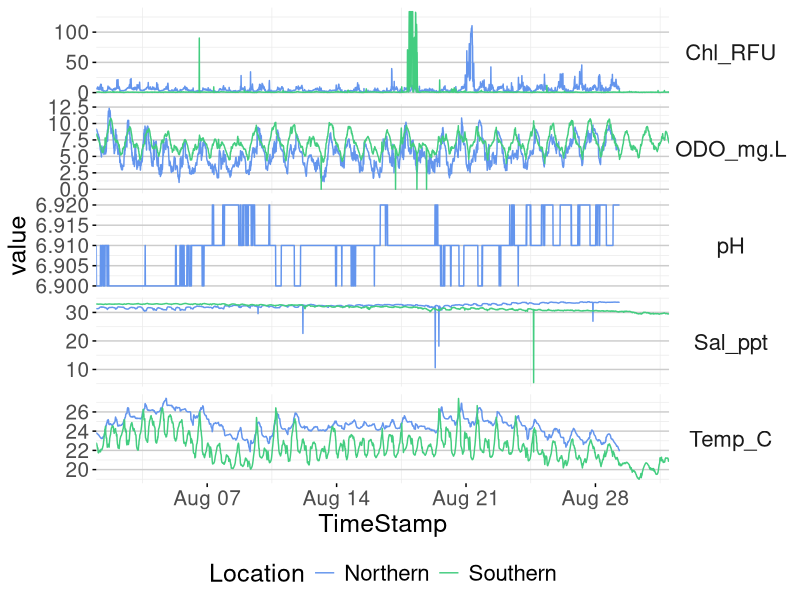
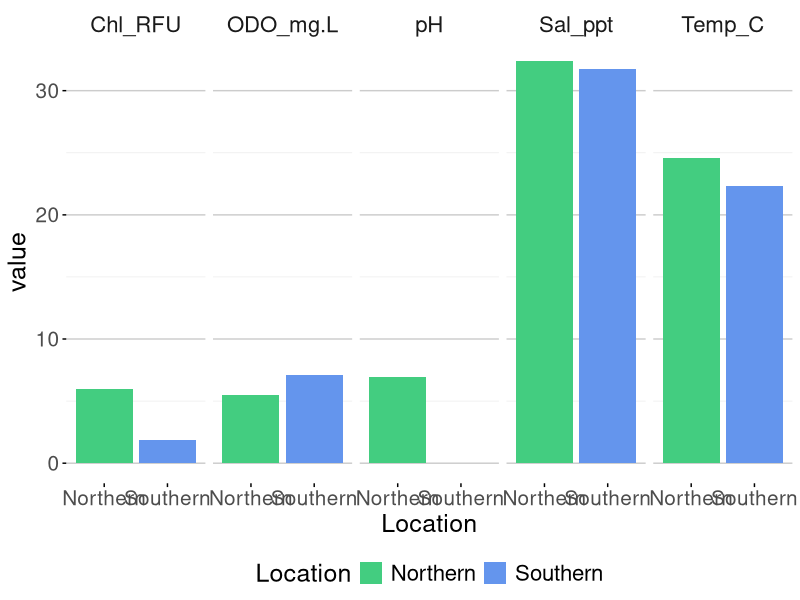
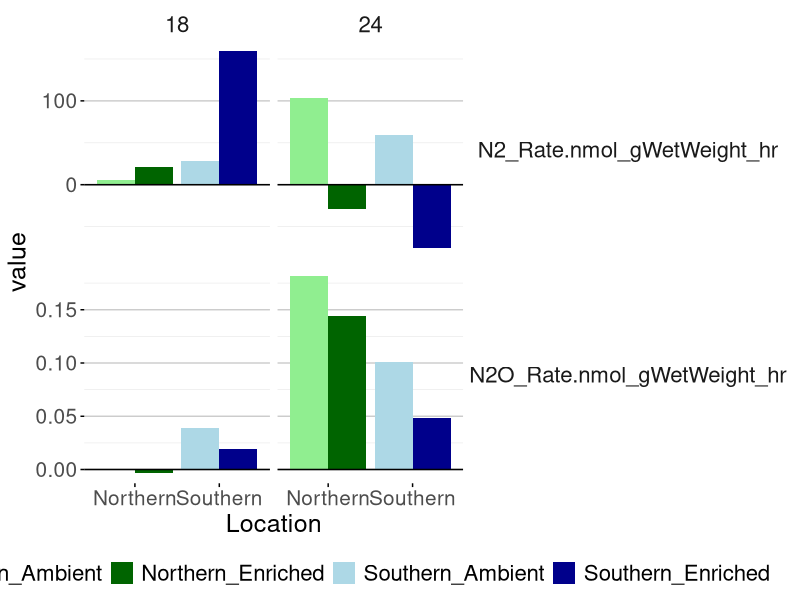
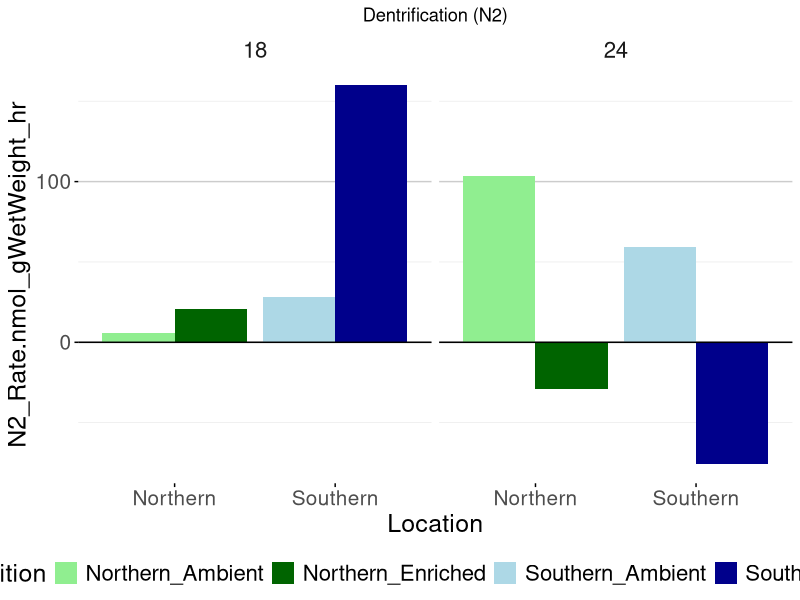
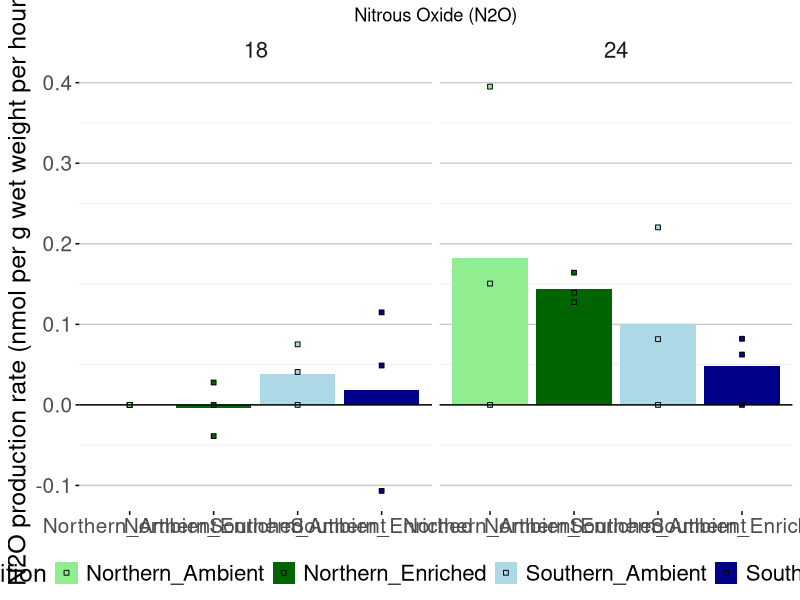
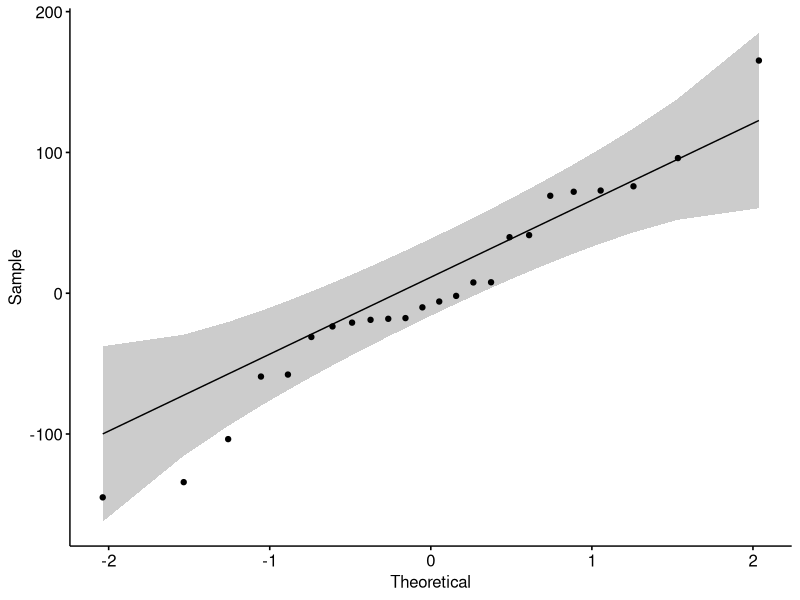
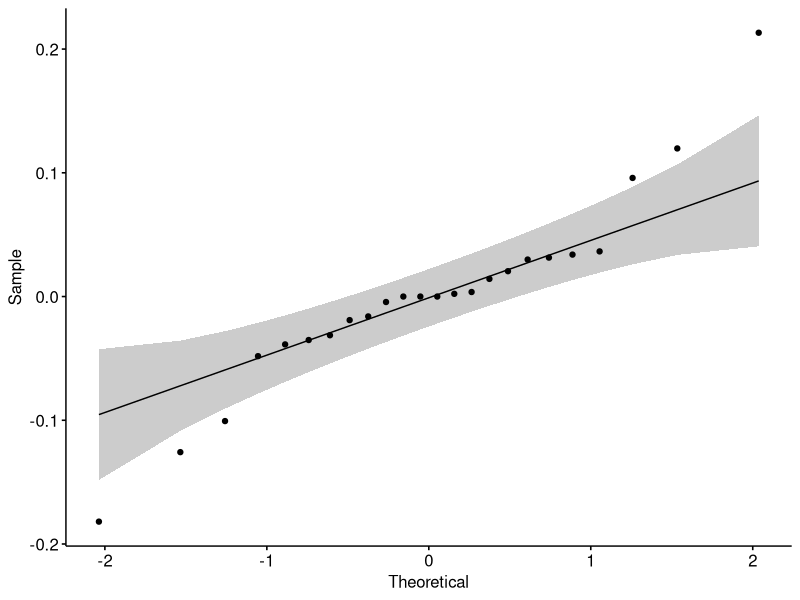
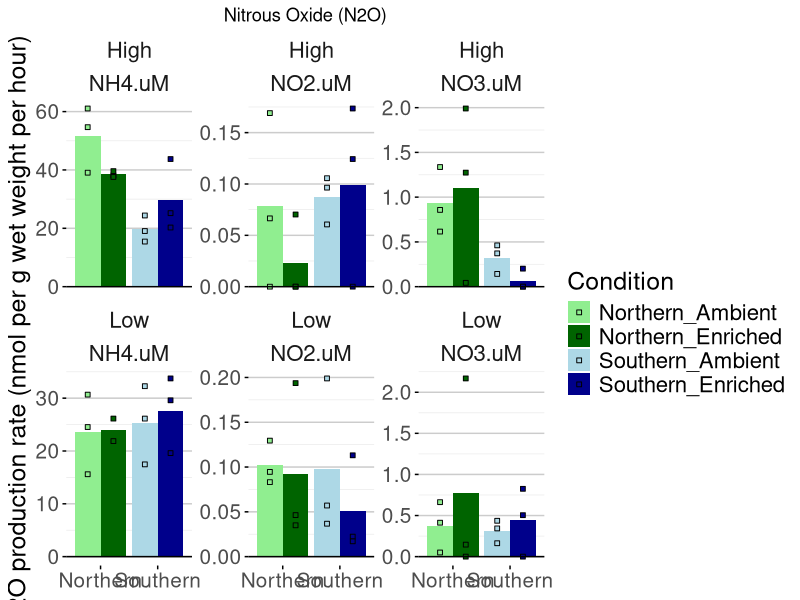

Write R code to recreate these figures, in order.
## ---- chunk 1

library(tidyverse)
library(ggpubr)

knitr::opts_chunk$set(warning=FALSE,message=FALSE)

# set global theme
theme_set(theme_minimal()+
             theme(panel.grid.major.y = element_line(color="grey80"), strip.text=element_text(size=16),
                   strip.background = element_rect(color="transparent"),
                   strip.text.y = element_text(angle=0), plot.caption = element_text(size=10),
                   panel.grid.major.x = element_blank(),legend.position="bottom",
                   plot.background = element_rect(fill="transparent", color="transparent"),
                   axis.ticks = element_line(inherit.blank = FALSE),
                   panel.background = element_blank(), 
                   legend.title = element_text(size=18),
                   axis.text = element_text(size=15), axis.title = element_text(size=18),
                   legend.text = element_text(size=16), plot.title = element_text(hjust=0.5)))

## ---- chunk 2

oysterdata <- readxl::read_excel("PointJudith_EnvironmentalSummary_20230703.xlsx",
                           sheet="GrowthWeightMortality")

incubationdata <- readxl::read_excel("PointJudith_EnvironmentalSummary_20230703.xlsx",
                           sheet="GasProduction") %>% 
   filter(Location!="Seawater Control")

DINdataAugust <- readxl::read_excel("PointJudith_EnvironmentalSummary_20230703.xlsx",
                           sheet="inSituDIN") %>% 
   filter(Month == "August")


NorthernEnvdataAugust <- readxl::read_excel("PointJudith_EnvironmentalSummary_20230703.xlsx",
                           sheet="rawNorthEnvParam") %>% 
   add_column("Location" = "Northern") %>% 
   filter(between(TimeStamp, as.Date("2017-08-01"), as.Date("2017-09-01"))) %>% 
   select(-c(ODOsat_perc, Chl_ug.L, `BGA-PC_RFU`, `BGA-PC_µg.L`))

SouthernEnvdataAugust <- readxl::read_excel("PointJudith_EnvironmentalSummary_20230703.xlsx",
                           sheet="rawSouthEnvParam") %>% add_column("Location" = "Southern") %>% 
   filter(between(TimeStamp, as.Date("2017-08-01"), as.Date("2017-09-01"))) %>% 
   select(-c(ODOsat_perc, Chl_ug.L, Temp_F, pH)) # pH was uncalibrated at southern site

EnvdataAugust <- full_join(NorthernEnvdataAugust, SouthernEnvdataAugust)

## ---- chunk 3

EnvdataAugust %>% pivot_longer(Temp_C:ODO_mg.L) %>% 
   ggplot(aes(x=TimeStamp, y=value, color=Location))+
   facet_grid(name~., scales="free_y")+
   scale_x_datetime(expand=c(0,0))+
   geom_line()+
   scale_color_manual(values=c("cornflowerblue","seagreen3"))

## ---- chunk 4

EnvdataAugust %>% pivot_longer(Temp_C:ODO_mg.L) %>% 
   ggplot(aes(x=Location, y=value, fill=Location))+
   facet_grid(.~name, scales="free_y")+
   stat_summary(geom="bar", fun="mean")+
   scale_fill_manual(values=c("seagreen3","cornflowerblue"))

EnvdataAugust %>% 
   group_by(Location) %>% 
   summarise_all(c("mean" = mean, "sd" = sd))

## ---- chunk 5

incubationdata %>% 
   unite("Condition", Location, Treatment, remove=FALSE) %>% 
   pivot_longer(c(N2_Rate.nmol_gWetWeight_hr, N2O_Rate.nmol_gWetWeight_hr)) %>% 
   ggplot(aes(x=Location, y=value, fill=Condition)) +
   facet_grid(name~IncubationTemperature, scales="free_y") +
   stat_summary(geom="bar", fun.y="mean", position="dodge")+
   stat_summary(geom="errorbar", fun.data="mean_sdl", position="dodge", color="black")+
   geom_hline(aes(yintercept=0))+
   scale_fill_manual(values=c("lightgreen","darkgreen","lightblue","darkblue"))


incubationdata %>% 
   unite("Condition", Location, Treatment, remove=FALSE) %>% 
   ggplot(aes(x=Location, y=N2_Rate.nmol_gWetWeight_hr, fill=Condition)) +
   facet_grid(.~IncubationTemperature, scales="free_y") +
   stat_summary(geom="bar", fun.y="mean", position="dodge")+
   stat_summary(geom="errorbar", fun.data="mean_sdl", position="dodge", color="black")+
   geom_hline(aes(yintercept=0))+
   ggtitle("Dentrification (N2)")+
  scale_fill_manual(values=c("lightgreen","darkgreen","lightblue","darkblue"))


incubationdata %>% 
   unite("Condition", Location, Treatment, remove=FALSE) %>% 
   ggplot(aes(x=Condition, y=N2O_Rate.nmol_gWetWeight_hr, fill=Condition)) +
   facet_grid(.~IncubationTemperature, scales="free_y") +
   stat_summary(geom="bar", fun.y="mean")+
   stat_summary(geom="errorbar", fun.data="mean_sdl", color="grey60", width=0.2)+
   geom_point(shape=22)+
   stat_compare_means(comparisons=c("Northern_Ambient", "Northern_Enriched"))+
   geom_hline(aes(yintercept=0))+
   labs(x=NULL, y="N2O production rate (nmol per g wet weight per hour)", title = "Nitrous Oxide (N2O)") +
   scale_fill_manual(values=c("lightgreen","darkgreen","lightblue","darkblue"))

## ---- chunk 6

compare_means(data=incubationdata,
               c(N2_Rate.nmol_gWetWeight_hr,N2O_Rate.nmol_gWetWeight_hr)~Treatment,
               group.by = "Location")

compare_means(data=incubationdata,
               c(N2_Rate.nmol_gWetWeight_hr,N2O_Rate.nmol_gWetWeight_hr)~IncubationTemperature,
               group.by = c("Location", "Treatment"))

aovN2<- aov(data=incubationdata, N2_Rate.nmol_gWetWeight_hr~Location*Treatment*IncubationTemperature)
ggqqplot(residuals(aovN2))
rstatix::shapiro_test(residuals(aovN2))
# In the QQ plot, as all the points fall approximately along the reference line, we can assume normality. This conclusion is supported by the Shapiro-Wilk test. The p-value is not significant (p = 0.603), so we can assume normality.
summary(aovN2)

aovN2O<- aov(data=incubationdata, N2O_Rate.nmol_gWetWeight_hr~Location*Treatment*IncubationTemperature)
summary(aovN2O)
ggqqplot(residuals(aovN2O))
rstatix::shapiro_test(residuals(aovN2O))


## ---- chunk 7

DINdataAugust %>% 
   group_by(Location, Treatment) %>% 
   summarise(NH4mean = mean(NH4.uM, na.rm = TRUE),
                NH4sd = sd(NH4.uM, na.rm = TRUE),
                NO3mean = mean(NO3.uM),
                NO3sd = sd(NO3.uM),
                NO2mean = mean(NO2.uM),
                NO2sd = sd(NO2.uM))

DINdataAugust %>% 
   unite("Condition", Location, Treatment, remove=FALSE) %>% 
   pivot_longer(NH4.uM:NO2.uM) %>% 
   ggplot(aes(x=Location, y=value, fill=Condition)) +
   facet_wrap(Tide~name, scales="free_y") +
   stat_summary(geom="bar", fun.y="mean", position=position_dodge())+
   stat_summary(geom="errorbar", fun.data="mean_sdl", color="grey60", 
                position=position_dodge(width=0.9), width=0.2)+
   geom_point(shape=22, position=position_dodge(width=0.9))+
   stat_compare_means(comparisons=c("Northern_Ambient", "Northern_Enriched"))+
   geom_hline(aes(yintercept=0))+
   labs(x=NULL, y="N2O production rate (nmol per g wet weight per hour)", title = "Nitrous Oxide (N2O)") +
   scale_fill_manual(values=c("lightgreen","darkgreen","lightblue","darkblue"))+
   theme(legend.position = "right")


DINdataAugust %>% 
   unite("Condition", Location, Treatment, remove=FALSE) %>% 
   pivot_longer(NH4.uM:NO2.uM) %>% 
   ggplot(aes(x=Location, y=value, fill=Condition)) +
   facet_wrap(.~name, scales="free_y") +
   geom_boxplot()+
   geom_point(shape=22, position=position_dodge(width=0.9))+
   stat_compare_means(comparisons=c("Northern_Ambient", "Northern_Enriched"))+
   geom_hline(aes(yintercept=0))+
   labs(x=NULL, y="in Situ gas concentration (µM)") +
   scale_fill_manual(values=c("lightgreen","darkgreen","lightblue","darkblue"))+
   theme(legend.position = "right")
   

## ---- chunk 8

sessionInfo()

